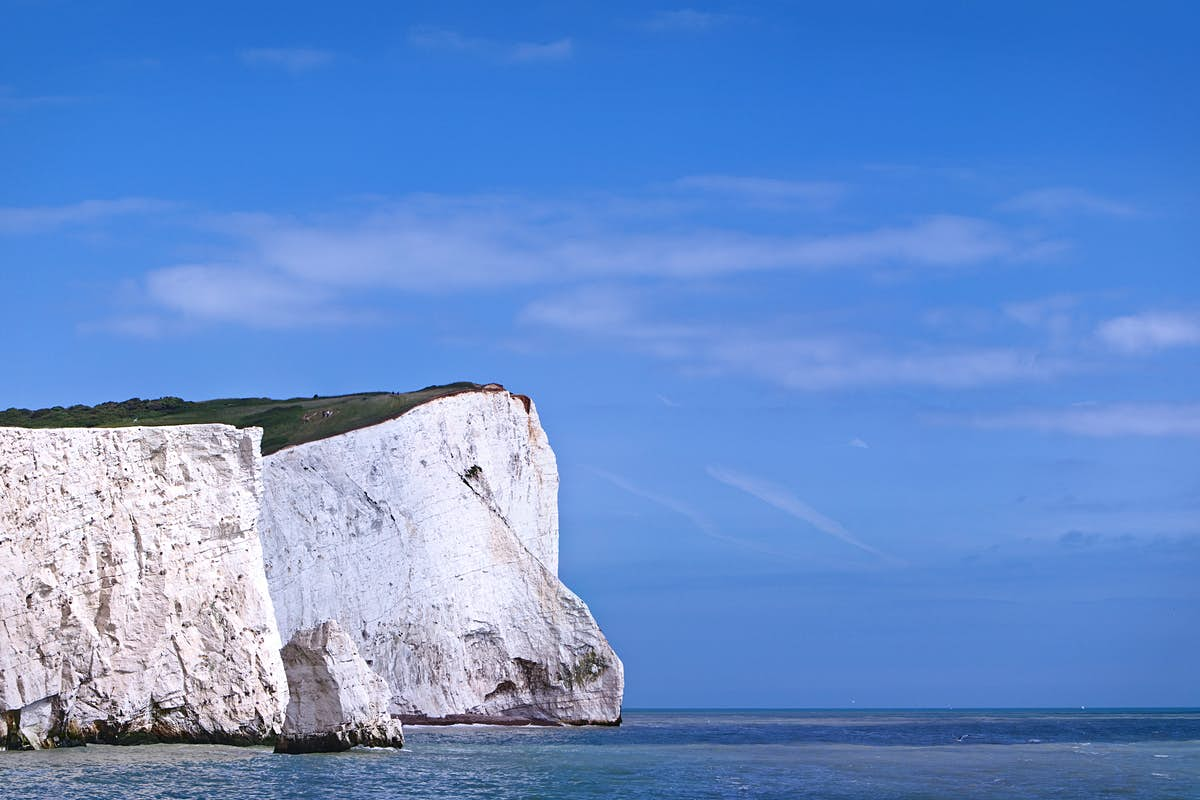
#> input picture Tutorial Sheets/Sheet 7/Dover.jpg, 1200 x 800 px
$ python Q2.py
#> lines starting #> are read from the running program, lines starting #| are printed output that depends on the picture; long printed decimals are rounded
#> in main, img is the input picture: shape (800, 1200, 3); mean R, G, B 103.2, 142.8, 206.3
# Author: ivantregear
# Date Created: 24/02/2023
# Description:

# When I wrote this code only God I and knew how it worked.
# Now only god knows it.

import numpy as np
import matplotlib.pyplot as plt
import matplotlib.image as mpimg


def rgb2gray(rgb):

    r, g, b = rgb[:, :, 0], rgb[:, :, 1], rgb[:, :, 2]
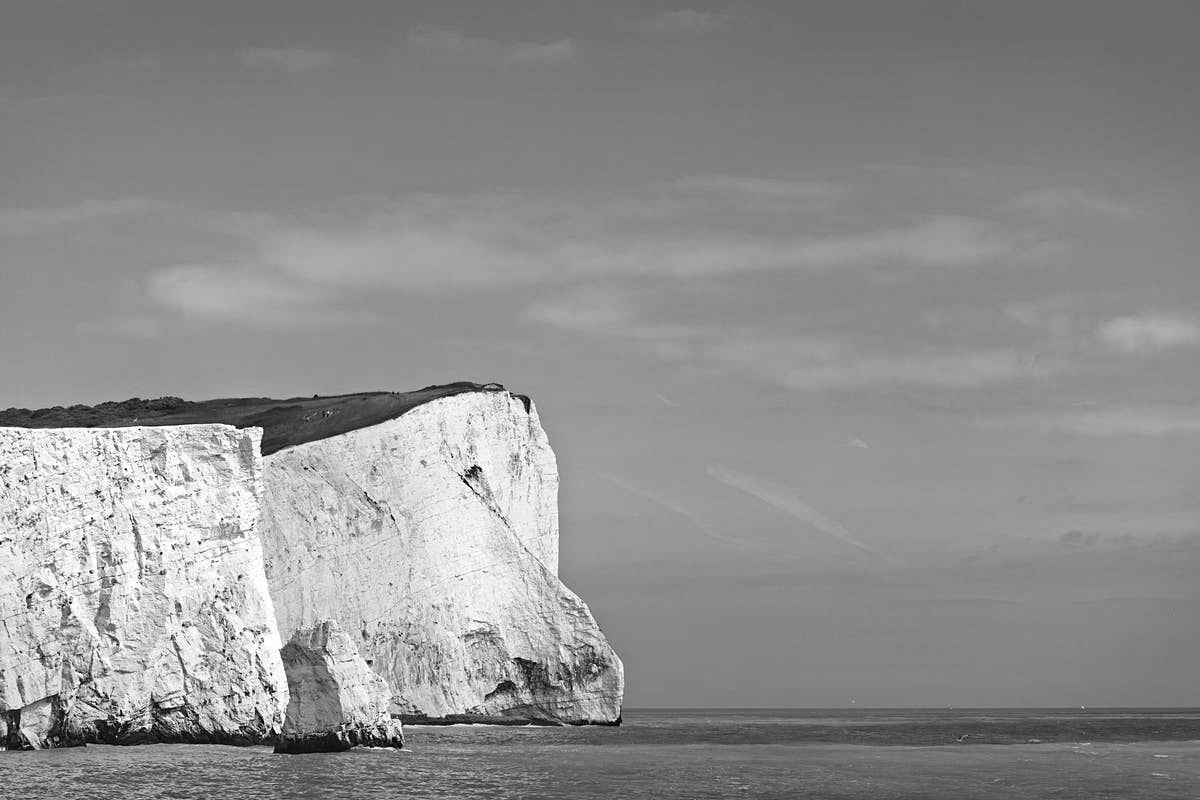
#> g: shape (800, 1200); min 0, max 255, mean 142.8
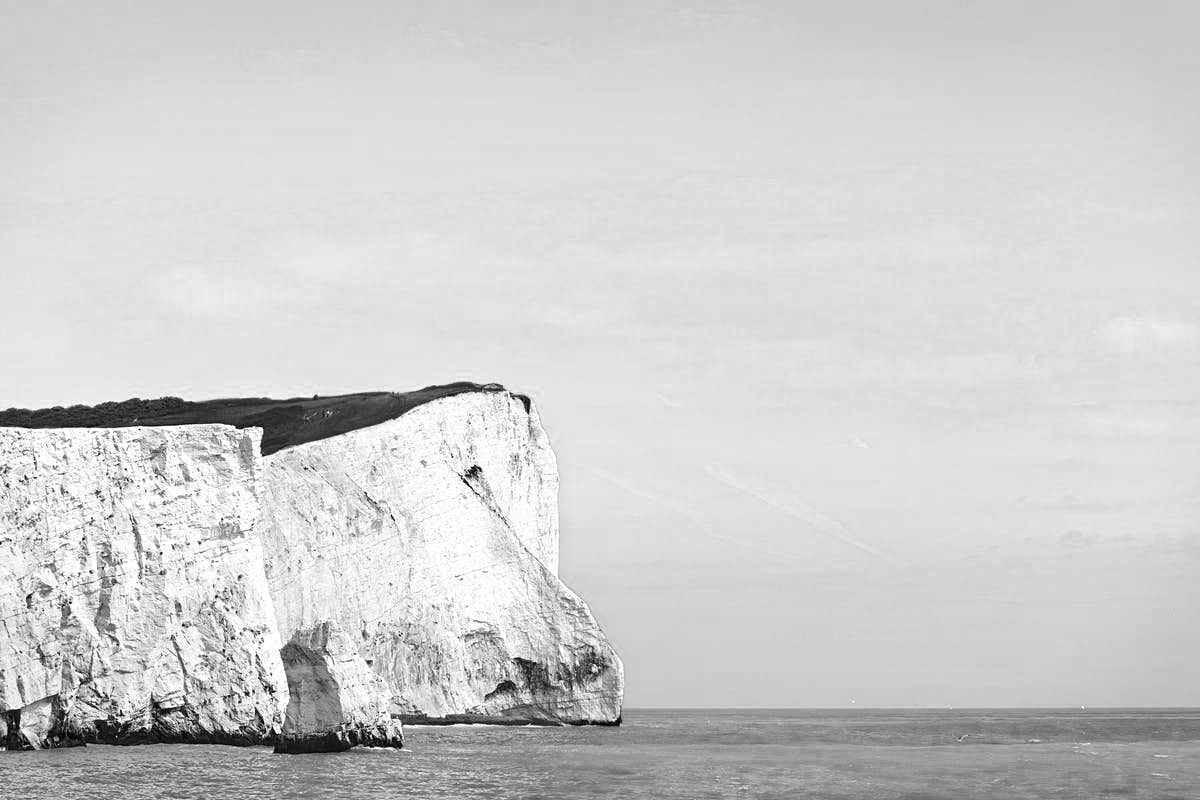
#> b: shape (800, 1200); min 0, max 255, mean 206.3
    gray = 0.2989 * r + 0.5870 * g + 0.1140 * b

    return gray


def main():

    fig, ax = plt.subplots(nrows=3, ncols=2)

    img = mpimg.imread('Dover.jpg')
    img_gray = rgb2gray(img)
    img_threshold = np.zeros_like(img_gray)

    count = 0

    for i in range(len(img_gray)):
        for j in range(len(img_gray[0])):
            if img_gray[i, j] >= 180:
                count += 1
                img_threshold[i, j] = img_gray[i, j]
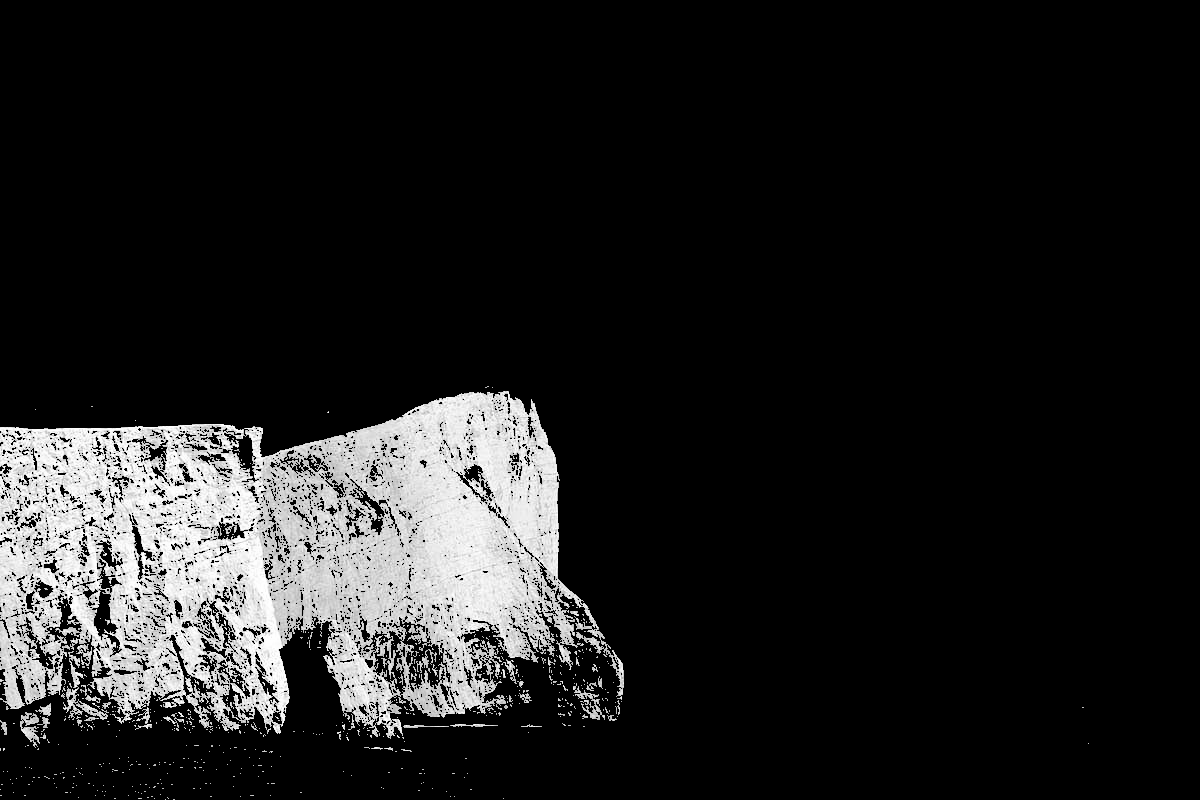
#> img_threshold: shape (800, 1200) float64; min 0, max 255, mean 30.6
#> after the loop, count = 132906

    print(count, len(img_gray)*len(img_gray[0]))
#| 132906 960000
    print("Gray Percentage: {}%".format(count/(len(img_gray)*len(img_gray[0]))*100))
#| Gray Percentage: 13.844%

    img_reduced = np.floor(img_threshold/64)*64
    img_negative = ~img
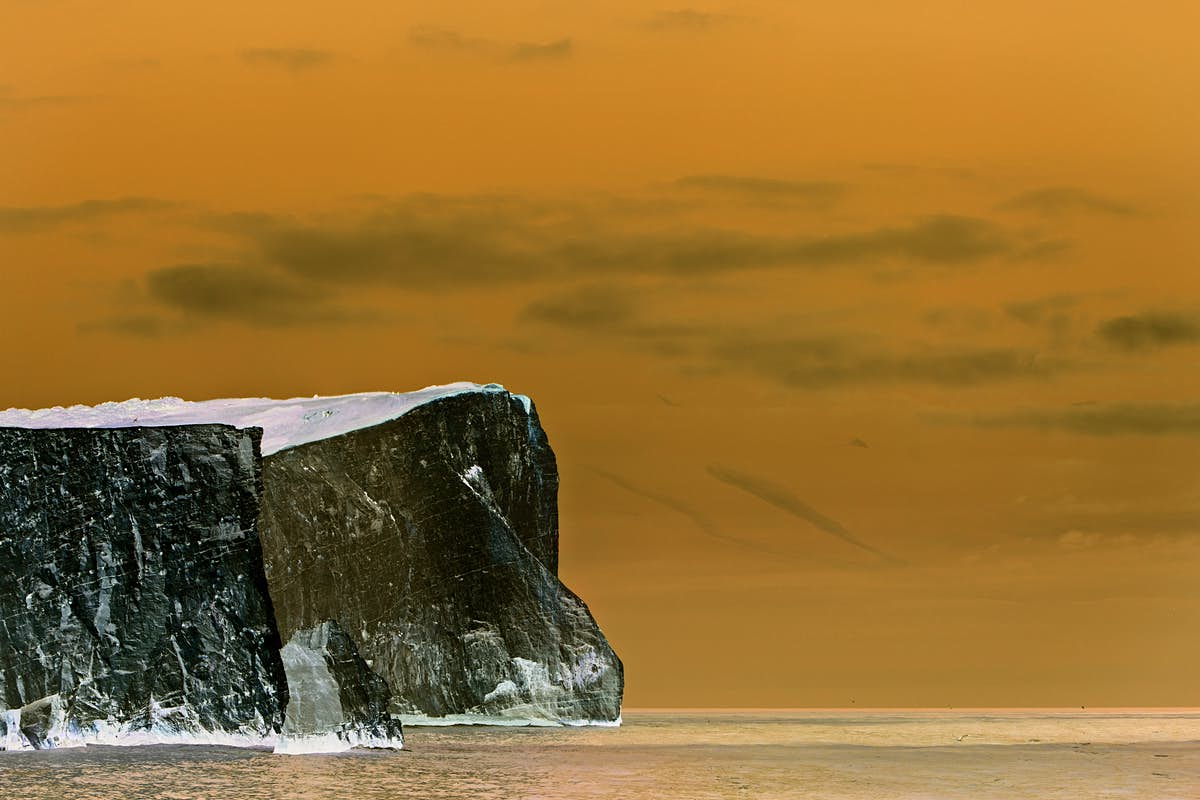
#> img_negative: shape (800, 1200, 3); mean R, G, B 151.8, 112.2, 48.7

    ax[0, 0].imshow(img)
    ax[0, 1].imshow(img_gray, cmap='gray')
    ax[1, 0].imshow(img_threshold, cmap='gray')
    ax[1, 1].imshow(img_reduced, cmap='gray')
    ax[2, 0].imshow(img_negative)
    plt.show()


if __name__ == "__main__":
    main()

$ run again, with Tutorial Sheets/Sheet 7/Circuit.jpg copied over Tutorial Sheets/Sheet 7/Dover.jpg
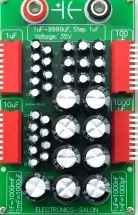
#> input picture Tutorial Sheets/Sheet 7/Circuit.jpg, 138 x 215 px
#> in main, img is the input picture: shape (215, 138, 3); mean R, G, B 104.3, 118, 99.6
#> after the loop in main, `for i in range(len(img_gray)):`:
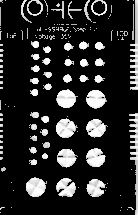
#> img_threshold: shape (215, 138) float64; min 0, max 255, mean 41.9
#> after the loop in main, `for i in range(len(img_gray)):`: count = 5456
#| 5456 29670
#| Gray Percentage: 18.389%
#> in main, `img_negative = ~img`:
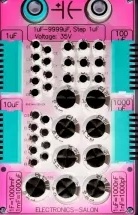
#> img_negative: shape (215, 138, 3); mean R, G, B 150.7, 137, 155.4
